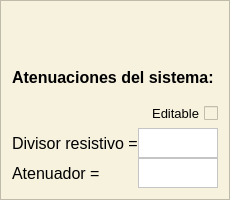
     <widget class="QFrame" name="bloque_atenuacion_sistema">
      <property name="minimumSize">
       <size>
        <width>230</width>
        <height>200</height>
       </size>
      </property>
      <property name="maximumSize">
       <size>
        <width>230</width>
        <height>200</height>
       </size>
      </property>
      <property name="font">
       <font>
        <family>Segoe UI</family>
        <pointsize>12</pointsize>
       </font>
      </property>
      <property name="styleSheet">
       <string notr="true">background-color: rgb(247, 242, 222);</string>
      </property>
      <property name="frameShape">
       <enum>QFrame::Shape::StyledPanel</enum>
      </property>
      <property name="frameShadow">
       <enum>QFrame::Shadow::Raised</enum>
      </property>
      <layout class="QGridLayout" name="gridLayout_15">
       <item row="1" column="0">
        <widget class="QLabel" name="atenuacion_sistema">
         <property name="minimumSize">
          <size>
           <width>210</width>
           <height>30</height>
          </size>
         </property>
         <property name="maximumSize">
          <size>
           <width>210</width>
           <height>30</height>
          </size>
         </property>
         <property name="font">
          <font>
           <family>Segoe UI</family>
           <pointsize>12</pointsize>
           <bold>true</bold>
          </font>
         </property>
         <property name="text">
          <string>Atenuaciones del sistema:</string>
         </property>
        </widget>
       </item>
       <item row="2" column="0">
        <layout class="QGridLayout" name="grilla_atenuacion_sistema">
         <property name="spacing">
          <number>0</number>
         </property>
         <item row="0" column="0">
          <spacer name="horizontalSpacer_8">
           <property name="orientation">
            <enum>Qt::Orientation::Horizontal</enum>
           </property>
           <property name="sizeHint" stdset="0">
            <size>
             <width>40</width>
             <height>20</height>
            </size>
           </property>
          </spacer>
         </item>
         <item row="0" column="1" colspan="2">
          <widget class="QCheckBox" name="habilitador_dividor_resistivo">
           <property name="enabled">
            <bool>true</bool>
           </property>
           <property name="minimumSize">
            <size>
             <width>80</width>
             <height>30</height>
            </size>
           </property>
           <property name="maximumSize">
            <size>
             <width>80</width>
             <height>30</height>
            </size>
           </property>
           <property name="font">
            <font>
             <family>Segoe UI</family>
             <pointsize>10</pointsize>
            </font>
           </property>
           <property name="toolTipDuration">
            <number>-1</number>
           </property>
           <property name="layoutDirection">
            <enum>Qt::LayoutDirection::RightToLeft</enum>
           </property>
           <property name="autoFillBackground">
            <bool>false</bool>
           </property>
           <property name="text">
            <string>Editable</string>
           </property>
           <property name="checked">
            <bool>false</bool>
           </property>
          </widget>
         </item>
         <item row="1" column="0" colspan="2">
          <widget class="QLabel" name="divisor_resistivo">
           <property name="minimumSize">
            <size>
             <width>130</width>
             <height>30</height>
            </size>
           </property>
           <property name="maximumSize">
            <size>
             <width>130</width>
             <height>30</height>
            </size>
           </property>
           <property name="font">
            <font>
             <family>Segoe UI</family>
             <pointsize>12</pointsize>
            </font>
           </property>
           <property name="text">
            <string>Divisor resistivo =</string>
           </property>
          </widget>
         </item>
         <item row="1" column="2">
          <widget class="QPlainTextEdit" name="entrada_divisor_resistivo">
           <property name="minimumSize">
            <size>
             <width>80</width>
             <height>30</height>
            </size>
           </property>
           <property name="maximumSize">
            <size>
             <width>80</width>
             <height>30</height>
            </size>
           </property>
           <property name="font">
            <font>
             <family>Segoe UI</family>
             <pointsize>12</pointsize>
            </font>
           </property>
           <property name="styleSheet">
            <string notr="true">background-color: rgb(255, 255, 255);</string>
           </property>
           <property name="verticalScrollBarPolicy">
            <enum>Qt::ScrollBarPolicy::ScrollBarAlwaysOff</enum>
           </property>
          </widget>
         </item>
         <item row="2" column="0" colspan="2">
          <widget class="QLabel" name="atenuador">
           <property name="minimumSize">
            <size>
             <width>130</width>
             <height>30</height>
            </size>
           </property>
           <property name="maximumSize">
            <size>
             <width>130</width>
             <height>30</height>
            </size>
           </property>
           <property name="font">
            <font>
             <family>Segoe UI</family>
             <pointsize>12</pointsize>
            </font>
           </property>
           <property name="text">
            <string>Atenuador =</string>
           </property>
          </widget>
         </item>
         <item row="2" column="2">
          <widget class="QPlainTextEdit" name="entrada_atenuador">
           <property name="minimumSize">
            <size>
             <width>80</width>
             <height>30</height>
            </size>
           </property>
           <property name="maximumSize">
            <size>
             <width>80</width>
             <height>30</height>
            </size>
           </property>
           <property name="font">
            <font>
             <family>Segoe UI</family>
             <pointsize>12</pointsize>
            </font>
           </property>
           <property name="styleSheet">
            <string notr="true">background-color: rgb(255, 255, 255);</string>
           </property>
           <property name="verticalScrollBarPolicy">
            <enum>Qt::ScrollBarPolicy::ScrollBarAlwaysOff</enum>
           </property>
          </widget>
         </item>
        </layout>
       </item>
       <item row="0" column="0">
        <spacer name="verticalSpacer_2">
         <property name="orientation">
          <enum>Qt::Orientation::Vertical</enum>
         </property>
         <property name="sizeHint" stdset="0">
          <size>
           <width>20</width>
           <height>40</height>
          </size>
         </property>
        </spacer>
       </item>
      </layout>
     </widget>
